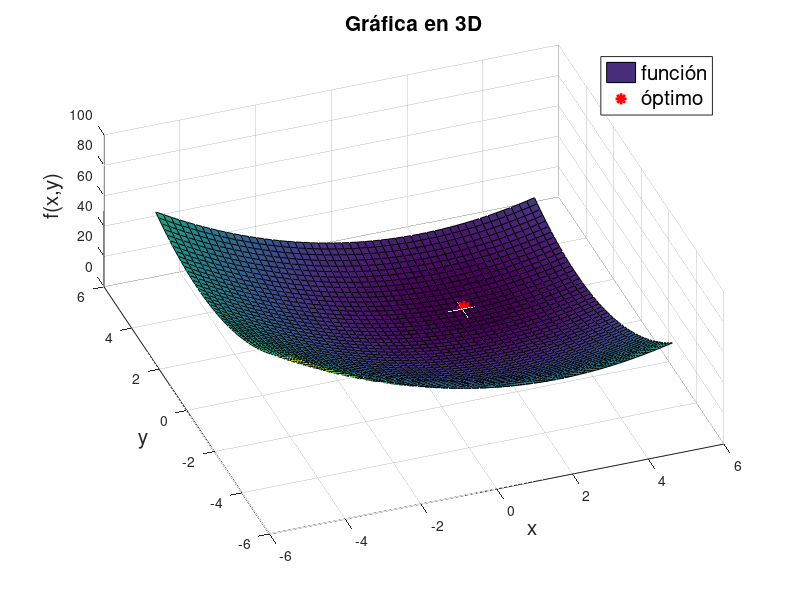
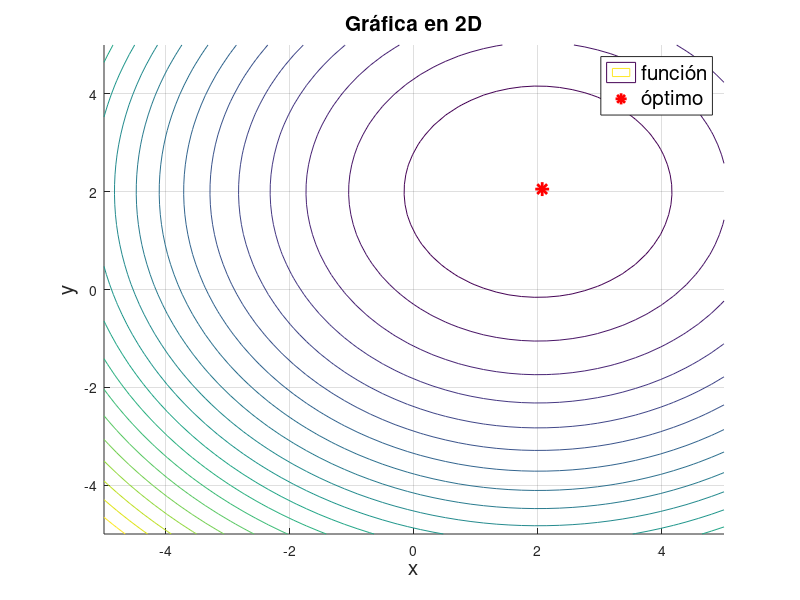
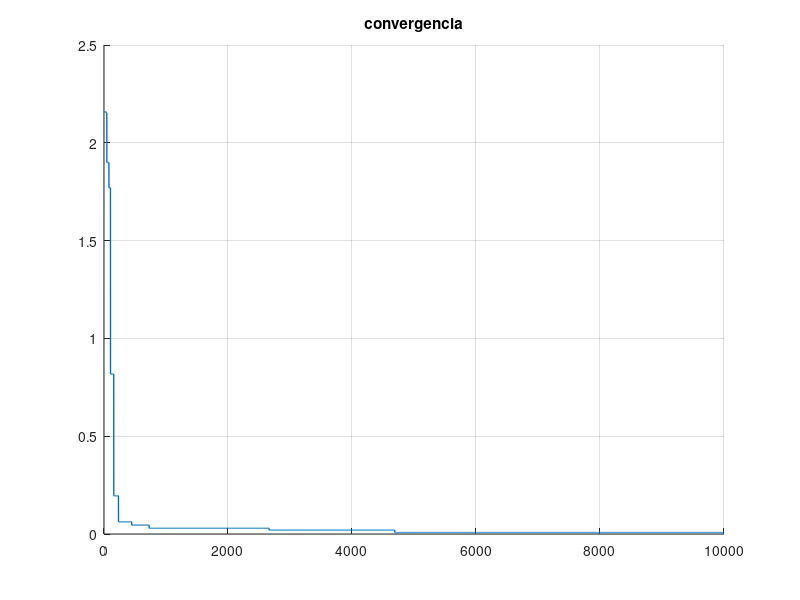

Here is the MATLAB script that generated these plots, in order:
clear
close all
clc 

%f = @(x,y) x.*exp(-x.^2-y.^2); % funcion objetivo
f = @(x,y) (x-2).^2+(y-2).^2; % funcion objetivo 2

x_lim = linspace(-5,5,50); % límites para eje x, -5 es inferior, 5 es superior, con 50 puntos
y_lim = linspace(-5,5,50); % límites para eje y, -5 es inferior, 5 es superior, con 50 puntos
[x1,y1] = meshgrid(x_lim,y_lim); % creamos una rejilla de puntos (x,y) para crear el plot

x0=[-5 -5]';%posicion inicial
xu=[5 5]';%limite superior
xl=[-5 -5]';%limite inferior
D=2;%dimension
N=10000;%numero de iteraciones
conv=zeros([1 N]);%XD
for i=1:N
    
    y=xl+(xu-xl).*rand(D,1);
    %y(1)en matlab==y[1] en c++
    if f(y(1), y(2)) < f(x0(1), x0(2))
        x0=y;
    end
    conv(i)=f(x0(1),x0(2));
end
z=f(x1,y1);

figure
hold on
grid on

surf(x1,y1,z) % plot de la rejilla en 3D
plot3(x0(1),x0(2),f(x0(1),x0(2)),'r*','LineWidth',2,'MarkerSize',10) % plot del minimo encontrado
%la solucion se plotea en las coordenadas que resulten de la iteracion en
%el vector x0
legend({'función','óptimo'},'FontSize',15)

title('Gráfica en 3D','FontSize',15)
xlabel('x','FontSize',15)
ylabel('y','FontSize',15)
zlabel('f(x,y)','FontSize',15)
view([-20,60]) % estos valores definen la vista 3D del plot


figure
hold on
grid on

contour(x1,y1,z,20) % plot de la rejilla en 2D
plot(x0(1),x0(2),'r*','LineWidth',2,'MarkerSize',10) % % plot del minimo encontrado
%la solucion se plotea en las coordenadas que resulten de la iteracion en
%el vector x0 pero ahora en 2D
legend({'función','óptimo'},'FontSize',15)

title('Gráfica en 2D','FontSize',15)
xlabel('x','FontSize',15)
ylabel('y','FontSize',15)


%grafica de convergencia
figure
hold on
grid on
plot(conv,'LineWidth',1);
xlim([0 N]);
title("convergencia")